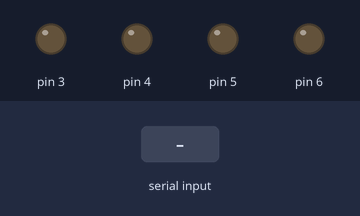
Simulated run of this sketch. Board: Arduino Uno, built with avr-gcc and run on an emulated ATmega328P. On the bench: output pins drawn as LEDs (lit = HIGH). Inputs (shaded band) come from the test bench.

Above: at 1.2 s.
1.3 s: "A" received over the second serial link
At 2.0 s:
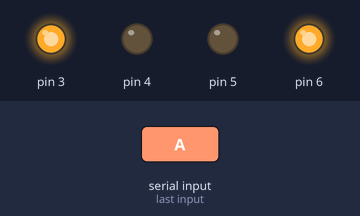
2.8 s: "B" received over the second serial link
At 3.2 s:
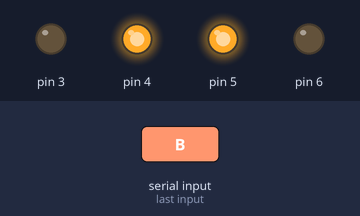
4.3 s: "C" received over the second serial link
At 5.5 s:
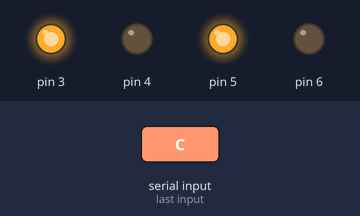
5.8 s: "D" received over the second serial link
At 6.7 s:
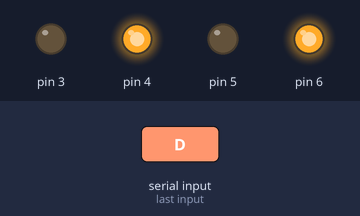
7.3 s: "1" received over the second serial link
At 7.8 s:
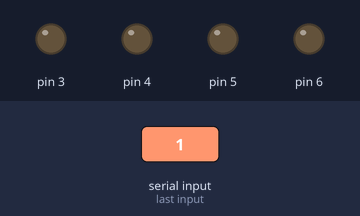
Timing chart, 0 to 9.8 s (numbered marks = the images above; inputs shaded):
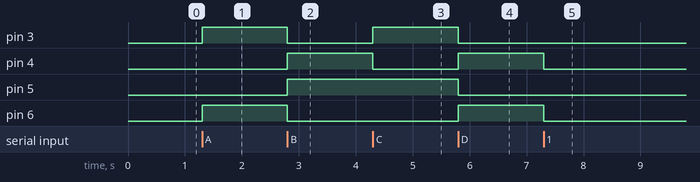

The sketch:

Bluetooth_Car.ino
```cpp
#include <SoftwareSerial.h>
char BTcmd;
SoftwareSerial BT(8,9); // Arduino RX/TX

void setup() {
  for(int i=3;i<7;i++)
  pinMode(i,OUTPUT);
  Serial.begin(9600);
  BT.begin(9600); // HC-06
}

void loop() {
if (BT.available())
{
  BTcmd=BT.read();
  switch(BTcmd)
  {
    case 'A':
    digitalWrite(3,HIGH);
    digitalWrite(4,LOW);
    digitalWrite(5,LOW);
    digitalWrite(6,HIGH);
    break;
    case 'B':
    digitalWrite(3,LOW);
    digitalWrite(4,HIGH);
    digitalWrite(5,HIGH);
    digitalWrite(6,LOW);
    break;
    case 'C':
    digitalWrite(3,HIGH);
    digitalWrite(4,LOW);
    digitalWrite(5,HIGH);
    digitalWrite(6,LOW);
    break;
    case 'D':
    digitalWrite(3,LOW);
    digitalWrite(4,HIGH);
    digitalWrite(5,LOW);
    digitalWrite(6,HIGH);
    break;
    default:
    digitalWrite(3,LOW);
    digitalWrite(4,LOW);
    digitalWrite(5,LOW);
    digitalWrite(6,LOW);
    break;
  }
}
}
```

Measured:
- after the input at 1.3 s, pin 3, pin 6: LOW → HIGH at once
- after the input at 2.8 s, pin 3, pin 6: HIGH → LOW at once; pin 4, pin 5: LOW → HIGH at once
- after the input at 4.3 s, pin 3: LOW → HIGH at once; pin 4: HIGH → LOW at once
- after the input at 5.8 s, pin 3, pin 5: HIGH → LOW at once; pin 4, pin 6: LOW → HIGH at once
- after the input at 7.3 s, pin 4, pin 6: HIGH → LOW at once
